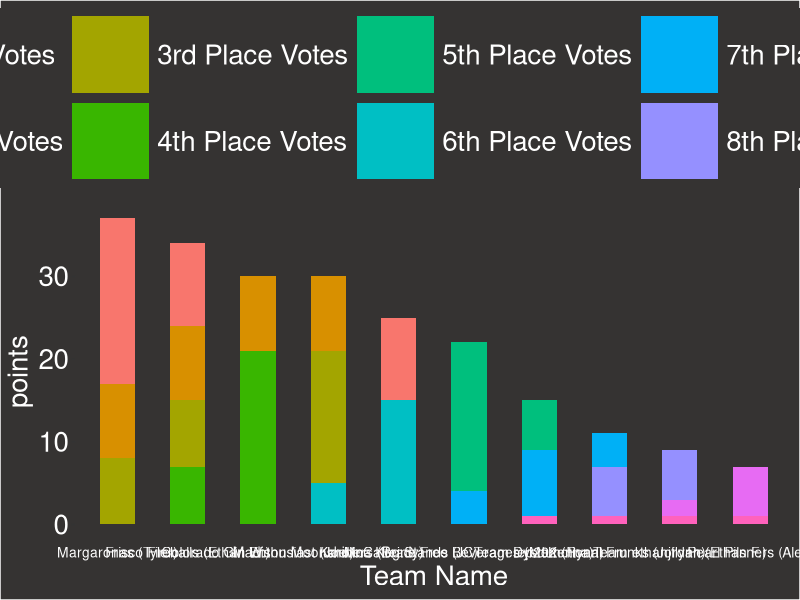

The R source for this figure:
install.packages("ggplot2")
library(ggplot2)
install.packages('tidyr')
library(tidyr)
install.packages('RColorBrewer')
library(RColorBrewer)
install.packages('ggrepel')
library(ggrepel)

#Setting working directory. To have this work on a different machine, switch this to that machines marking directory filepath
setwd("C:\\Users\\Jordan Ramsey\\Documents\\PR Project Files")
getwd()

#Opening Files
points = read.csv(file = "./finalSheet.csv", sep=',')

#Renaming columns for proper indexing
i=1
x=2
while (i <=9)
{
  colnames(points)[x] = paste('X0',i,'_Place_Votes', sep='')
  i=i+1
  x=x+1
}
colnames(points)[11] = 'X10_Place_Votes'

#Creating Plot
pointslong = pivot_longer(points, X01_Place_Votes:X10_Place_Votes, names_to='VoteType', values_to='points')
graph = ggplot(data=pointslong, aes(x=reorder(Team.Name, -Total.Points), y=points, fill=VoteType)) +
  geom_bar(position='stack',stat='identity',width=.5)

#Formatting Plot
graph = graph + labs(x='Team Name') + scale_fill_discrete(name='Vote Type', labels=c('1st Place Votes','2nd Place Votes','3rd Place Votes','4th Place Votes','5th Place Votes','6th Place Votes','7th Place Votes','8th Place Votes','9th Place Votes','10th Place Votes'))
graph = graph + theme(panel.background = element_rect(fill='#353332'), plot.background = element_rect(fill='#353332'))
graph = graph + theme(panel.grid.major = element_blank(), panel.grid.minor.y = element_blank())
graph = graph + theme(legend.background = element_rect(fill='#353332'), legend.key = element_rect(fill='#353332'))
graph = graph + theme(legend.position = 'top')
graph = graph + theme(axis.text.x = element_text(size=10,color='white'), axis.title.x = element_text(size=20,color='white'),axis.text.y = element_text(size=20,color='white'), axis.title.y = element_text(size=20,color='white'), legend.text = element_text(color='white'))
graph = graph + theme(legend.key.size = unit(2, 'cm'),
                      legend.key.height = unit(2, 'cm'),
                      legend.key.width = unit(2, 'cm'),
                      legend.text = element_text(size=20),
                      legend.title = element_text(size=20,color='white'))

#Saving plot and exporting to computer
png(file="./graph.png", width=1712, height=1001)
print(graph)
dev.off()
